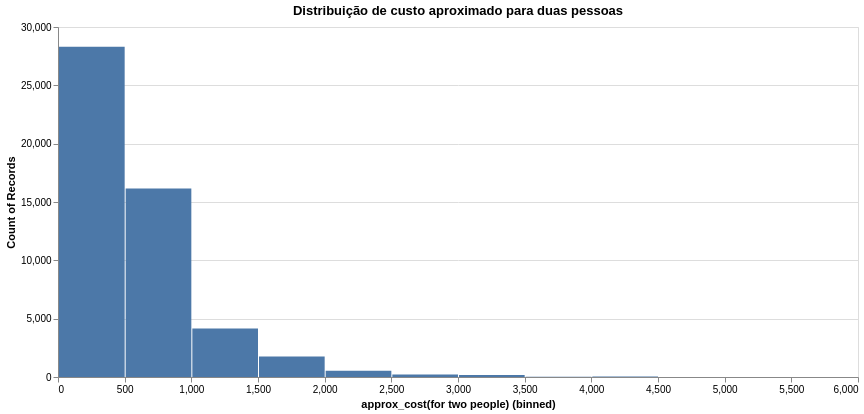

The notebook cell this image was saved under:
### Code cell
restaurantes.plot.bar(x = alt.X('approx_cost(for two people)', bin=alt.Bin(maxbins=20)), y = alt.Y('count()')).properties(width = 800, height = 350, title = 'Distribuição de custo aproximado para duas pessoas' )

### Figure 1 — Vega specification as saved in the notebook (floating-point values rounded to 4 significant figures)
{"$schema": "https://vega.github.io/schema/vega/v5.json", "data": [{"name": "param_13_store"}, {"name": "source_0", "values": [{"__count": 16151, "bin_maxbins_20_approx_cost(for two people)": 500.0, "bin_maxbins_20_approx_cost(for two people)_end": 1000.0}, {"__count": 28303, "bin_maxbins_20_approx_cost(for two people)": 0.0, "bin_maxbins_20_approx_cost(for two people)_end": 500.0}, {"__count": 4167, "bin_maxbins_20_approx_cost(for two people)": 1000.0, "bin_maxbins_20_approx_cost(for two people)_end": 1500.0}, {"__count": 1763, "bin_maxbins_20_approx_cost(for two people)": 1500.0, "bin_maxbins_20_approx_cost(for two people)_end": 2000.0}, {"__count": 542, "bin_maxbins_20_approx_cost(for two people)": 2000.0, "bin_maxbins_20_approx_cost(for two people)_end": 2500.0}, {"__count": 204, "bin_maxbins_20_approx_cost(for two people)": 2500.0, "bin_maxbins_20_approx_cost(for two people)_end": 3000.0}, {"__count": 177, "bin_maxbins_20_approx_cost(for two people)": 3000.0, "bin_maxbins_20_approx_cost(for two people)_end": 3500.0}, {"__count": 26, "bin_maxbins_20_approx_cost(for two people)": 3500.0, "bin_maxbins_20_approx_cost(for two people)_end": 4000.0}, {"__count": 33, "bin_maxbins_20_approx_cost(for two people)": 4000.0, "bin_maxbins_20_approx_cost(for two people)_end": 4500.0}, {"__count": 2, "bin_maxbins_20_approx_cost(for two people)": 5500.0, "bin_maxbins_20_approx_cost(for two people)_end": 6000.0}, {"__count": 1, "bin_maxbins_20_approx_cost(for two people)": 5000.0, "bin_maxbins_20_approx_cost(for two people)_end": 5500.0}, {"__count": 2, "bin_maxbins_20_approx_cost(for two people)": 4500.0, "bin_maxbins_20_approx_cost(for two people)_end": 5000.0}]}, {"name": "source_0_y_domain___count", "values": [{"min": 1, "max": 28303}]}], "signals": [{"name": "bin_maxbins_20_approx_cost_for_two_people__bins", "value": {"fields": ["approx_cost(for two people)"], "fname": "bin_approx_cost(for two people)", "start": 0.0, "step": 500.0, "stop": 6000.0}}, {"name": "unit", "value": {}, "on": [{"events": "pointermove", "update": "isTuple(group()) ? group() : unit"}]}, {"name": "param_13", "update": "vlSelectionResolve(\"param_13_store\", \"union\")"}, {"name": "param_13_approx_cost_for_two_people_", "on": [{"events": [{"source": "view", "type": "dblclick"}], "update": "null"}, {"events": {"signal": "param_13_translate_delta"}, "update": "panLinear(param_13_translate_anchor.extent_x, -param_13_translate_delta.x / width)"}, {"events": {"signal": "param_13_zoom_delta"}, "update": "zoomLinear(domain(\"x\"), param_13_zoom_anchor.x, param_13_zoom_delta)"}]}, {"name": "param_13_tuple", "on": [{"events": [{"signal": "param_13_approx_cost_for_two_people_"}], "update": "param_13_approx_cost_for_two_people_ ? {unit: \"\", fields: param_13_tuple_fields, values: [param_13_approx_cost_for_two_people_]} : null"}]}, {"name": "param_13_tuple_fields", "value": [{"field": "approx_cost(for two people)", "channel": "x", "type": "R"}]}, {"name": "param_13_translate_anchor", "value": {}, "on": [{"events": [{"source": "scope", "type": "pointerdown"}], "update": "{x: x(unit), y: y(unit), extent_x: domain(\"x\")}"}]}, {"name": "param_13_translate_delta", "value": {}, "on": [{"events": [{"source": "window", "between": [{"source": "scope", "type": "pointerdown"}, {"source": "window", "type": "pointerup"}], "type": "pointermove", "consume": true}], "update": "{x: param_13_translate_anchor.x - x(unit), y: param_13_translate_anchor.y - y(unit)}"}]}, {"name": "param_13_zoom_anchor", "on": [{"events": [{"source": "scope", "type": "wheel", "consume": true}], "update": "{x: invert(\"x\", x(unit)), y: invert(\"y\", y(unit))}"}]}, {"name": "param_13_zoom_delta", "on": [{"events": [{"source": "scope", "type": "wheel", "consume": true}], "update": "pow(1.001, event.deltaY * pow(16, event.deltaMode))", "force": true}]}, {"name": "param_13_modify", "on": [{"events": {"signal": "param_13_tuple"}, "update": "modify(\"param_13_store\", param_13_tuple, true)"}]}], "marks": [{"type": "rect", "name": "marks", "from": {"data": "source_0"}, "encode": {"update": {"tooltip": {"signal": "{\"approx_cost(for two people) (binned)\": !isValid(datum[\"bin_maxbins_20_approx_cost(for two people)\"]) || !isFinite(+datum[\"bin_maxbins_20_approx_cost(for two people)\"]) ? \"null\" : format(datum[\"bin_maxbins_20_approx_cost(for two people)\"], \"\") + \" – \" + format(datum[\"bin_maxbins_20_approx_cost(for two people)_end\"], \"\"), \"Count of Records\": format(datum[\"__count\"], \"\")}"}, "y": {"field": "__count", "scale": "y"}, "y2": {"value": 0, "scale": "y"}, "x2": {"field": "bin_maxbins_20_approx_cost(for two people)", "scale": "x", "offset": {"signal": "0.5 + (abs(scale(\"x\", datum[\"bin_maxbins_20_approx_cost(for two people)_end\"]) - scale(\"x\", datum[\"bin_maxbins_20_approx_cost(for two people)\"])) < 0.25 ? -0.5 * (0.25 - (abs(scale(\"x\", datum[\"bin_maxbins_20_approx_cost(for two people)_end\"]) - scale(\"x\", datum[\"bin_maxbins_20_approx_cost(for two people)\"])))) : 0.5)"}}, "fill": {"value": "#4c78a8"}, "x": {"field": "bin_maxbins_20_approx_cost(for two people)_end", "scale": "x", "offset": {"signal": "0.5 + (abs(scale(\"x\", datum[\"bin_maxbins_20_approx_cost(for two people)_end\"]) - scale(\"x\", datum[\"bin_maxbins_20_approx_cost(for two people)\"])) < 0.25 ? 0.5 * (0.25 - (abs(scale(\"x\", datum[\"bin_maxbins_20_approx_cost(for two people)_end\"]) - scale(\"x\", datum[\"bin_maxbins_20_approx_cost(for two people)\"])))) : -0.5)"}}}}, "style": ["bar"], "interactive": true, "clip": true}], "scales": [{"name": "x", "type": "linear", "domain": {"signal": "[bin_maxbins_20_approx_cost_for_two_people__bins.start, bin_maxbins_20_approx_cost_for_two_people__bins.stop]"}, "range": [0, {"signal": "width"}], "bins": {"signal": "bin_maxbins_20_approx_cost_for_two_people__bins"}, "zero": false, "domainRaw": {"signal": "param_13[\"approx_cost(for two people)\"]"}}, {"name": "y", "type": "linear", "domain": [{"signal": "(data(\"source_0_y_domain___count\")[0] || {}).min"}, {"signal": "(data(\"source_0_y_domain___count\")[0] || {}).max"}], "range": [{"signal": "height"}, 0], "nice": true, "zero": true}], "axes": [{"scale": "y", "gridScale": "x", "zindex": 0, "orient": "left", "domain": false, "labels": false, "tickCount": {"signal": "ceil(height/40)"}, "aria": false, "minExtent": 0, "grid": true, "maxExtent": 0, "ticks": false}, {"scale": "x", "orient": "bottom", "grid": false, "tickCount": {"signal": "ceil(width/10)"}, "title": "approx_cost(for two people) (binned)", "labelOverlap": true, "zindex": 0, "labelFlush": true}, {"scale": "y", "grid": false, "labelOverlap": true, "orient": "left", "zindex": 0, "tickCount": {"signal": "ceil(height/40)"}, "title": "Count of Records"}], "title": {"text": "Distribuição de custo aproximado para duas pessoas", "frame": "group"}, "width": 800, "style": "cell", "background": "white", "padding": 5, "height": 350}
